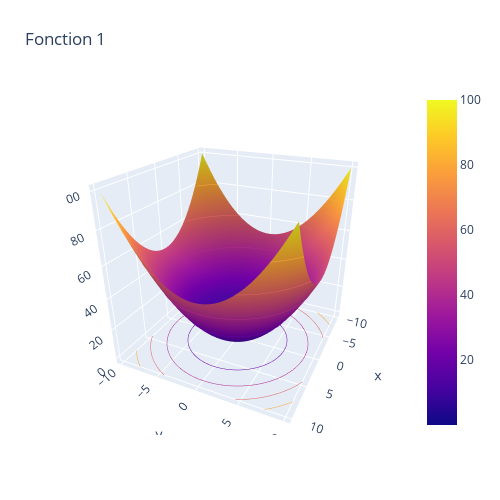

Notebook cell for this chart:
### Code cell
import plotly.graph_objects as go

import pandas as pd

inf = -10
sup = 10
N = 50

A = np.zeros((N,N))
Intervalle = np.linspace(inf,sup,N)

for i,x in enumerate(Intervalle):
    for j, y in enumerate(Intervalle):
        f=[x,y]
        A[i,j] = oracle3(f,1)
# Read data from a csv

fig = go.Figure(data=[go.Surface(x=Intervalle, y=Intervalle, z=A)])
fig.update_traces(contours_z=dict(show=True, usecolormap=True,
                                  highlightcolor="limegreen", project_z=True))
fig.update_layout(title='Fonction 1', autosize=False,
                  scene_camera_eye=dict(x=1.87, y=0.88, z=1),
                  width=500, height=500,
                  margin=dict(l=65, r=50, b=65, t=90)
)

fig.show()

### Figure 1 — Plotly figure (JSON) as saved in the notebook; plotly's stock layout.template omitted (floating-point values rounded to 4 significant figures; data arrays with more than 128 entries replaced by an {"elided": "..."} marker saying what was removed)
{"data": [{"contours": {"z": {"highlightcolor": "limegreen", "project": {"z": true}, "show": true, "usecolormap": true}}, "type": "surface", "x": [-10, -9.592, -9.184, -8.776, -8.367, -7.959, -7.551, -7.143, -6.735, -6.327, -5.918, -5.51, -5.102, -4.694, -4.286, -3.878, -3.469, -3.061, -2.653, -2.245, -1.837, -1.429, -1.02, -0.6122, -0.2041, 0.2041, 0.6122, 1.02, 1.429, 1.837, 2.245, 2.653, 3.061, 3.469, 3.878, 4.286, 4.694, 5.102, 5.51, 5.918, 6.327, 6.735, 7.143, 7.551, 7.959, 8.367, 8.776, 9.184, 9.592, 10], "y": [-10, -9.592, -9.184, -8.776, -8.367, -7.959, -7.551, -7.143, -6.735, -6.327, -5.918, -5.51, -5.102, -4.694, -4.286, -3.878, -3.469, -3.061, -2.653, -2.245, -1.837, -1.429, -1.02, -0.6122, -0.2041, 0.2041, 0.6122, 1.02, 1.429, 1.837, 2.245, 2.653, 3.061, 3.469, 3.878, 4.286, 4.694, 5.102, 5.51, 5.918, 6.327, 6.735, 7.143, 7.551, 7.959, 8.367, 8.776, 9.184, 9.592, 10], "z": {"elided": "50x50 float values"}}], "layout": {"autosize": false, "height": 500, "margin": {"b": 65, "l": 65, "r": 50, "t": 90}, "scene": {"camera": {"eye": {"x": 1.87, "y": 0.88, "z": 1}}}, "title": {"text": "Fonction 1"}, "width": 500}}
